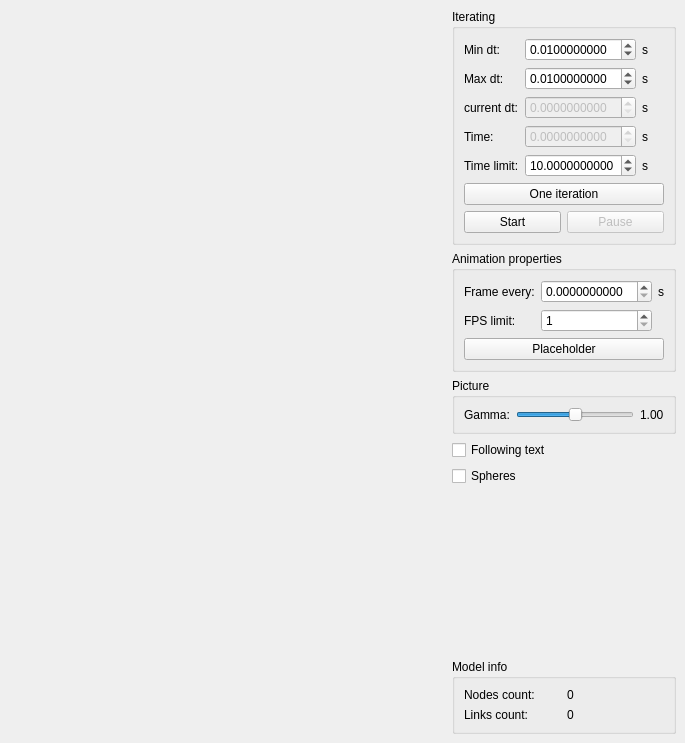
<?xml version="1.0" encoding="UTF-8"?>
<ui version="4.0">
 <class>RenderWindowUIMultipleInheritance</class>
 <widget class="QMainWindow" name="RenderWindowUIMultipleInheritance">
  <property name="geometry">
   <rect>
    <x>0</x>
    <y>0</y>
    <width>685</width>
    <height>743</height>
   </rect>
  </property>
  <property name="windowTitle">
   <string>RenderWindowUIMultipleInheritance</string>
  </property>
  <widget class="QWidget" name="centralwidget">
   <layout class="QHBoxLayout" name="horizontalLayout">
    <item>
     <widget class="QVTKOpenGLStereoWidget" name="qvtkWidget" native="true">
      <property name="sizePolicy">
       <sizepolicy hsizetype="MinimumExpanding" vsizetype="Preferred">
        <horstretch>0</horstretch>
        <verstretch>0</verstretch>
       </sizepolicy>
      </property>
      <property name="cursor">
       <cursorShape>CrossCursor</cursorShape>
      </property>
      <property name="autoFillBackground">
       <bool>false</bool>
      </property>
     </widget>
    </item>
    <item>
     <layout class="QVBoxLayout" name="verticalLayout_2">
      <item>
       <widget class="QGroupBox" name="groupBoxIterating">
        <property name="title">
         <string>Iterating</string>
        </property>
        <layout class="QVBoxLayout" name="verticalLayout_3">
         <item>
          <layout class="QGridLayout" name="gridLayout">
           <item row="0" column="0">
            <widget class="QLabel" name="label">
             <property name="text">
              <string>Min dt:</string>
             </property>
            </widget>
           </item>
           <item row="0" column="1">
            <widget class="QDoubleSpinBox" name="doubleSpinBoxMinDt">
             <property name="decimals">
              <number>10</number>
             </property>
             <property name="singleStep">
              <double>0.010000000000000</double>
             </property>
             <property name="value">
              <double>0.010000000000000</double>
             </property>
            </widget>
           </item>
           <item row="0" column="2">
            <widget class="QLabel" name="label_3">
             <property name="text">
              <string>s</string>
             </property>
            </widget>
           </item>
           <item row="3" column="0">
            <widget class="QLabel" name="label_2">
             <property name="text">
              <string>Time:</string>
             </property>
            </widget>
           </item>
           <item row="3" column="1">
            <widget class="QDoubleSpinBox" name="doubleSpinBoxTime">
             <property name="enabled">
              <bool>false</bool>
             </property>
             <property name="decimals">
              <number>10</number>
             </property>
            </widget>
           </item>
           <item row="3" column="2">
            <widget class="QLabel" name="label_4">
             <property name="text">
              <string>s</string>
             </property>
            </widget>
           </item>
           <item row="4" column="0">
            <widget class="QLabel" name="label_5">
             <property name="text">
              <string>Time limit:</string>
             </property>
            </widget>
           </item>
           <item row="4" column="1">
            <widget class="QDoubleSpinBox" name="doubleSpinBoxIterateTo">
             <property name="decimals">
              <number>10</number>
             </property>
             <property name="singleStep">
              <double>0.100000000000000</double>
             </property>
             <property name="value">
              <double>10.000000000000000</double>
             </property>
            </widget>
           </item>
           <item row="4" column="2">
            <widget class="QLabel" name="label_6">
             <property name="text">
              <string>s</string>
             </property>
            </widget>
           </item>
           <item row="1" column="0">
            <widget class="QLabel" name="label_13">
             <property name="text">
              <string>Max dt:</string>
             </property>
            </widget>
           </item>
           <item row="1" column="2">
            <widget class="QLabel" name="label_14">
             <property name="text">
              <string>s</string>
             </property>
            </widget>
           </item>
           <item row="1" column="1">
            <widget class="QDoubleSpinBox" name="doubleSpinBoxMaxDt">
             <property name="decimals">
              <number>10</number>
             </property>
             <property name="singleStep">
              <double>0.010000000000000</double>
             </property>
             <property name="value">
              <double>0.010000000000000</double>
             </property>
            </widget>
           </item>
           <item row="2" column="0">
            <widget class="QLabel" name="label_15">
             <property name="text">
              <string>current dt:</string>
             </property>
            </widget>
           </item>
           <item row="2" column="1">
            <widget class="QDoubleSpinBox" name="doubleSpinBoxCurrentDt">
             <property name="enabled">
              <bool>false</bool>
             </property>
             <property name="decimals">
              <number>10</number>
             </property>
            </widget>
           </item>
           <item row="2" column="2">
            <widget class="QLabel" name="label_16">
             <property name="text">
              <string>s</string>
             </property>
            </widget>
           </item>
          </layout>
         </item>
         <item>
          <widget class="QPushButton" name="pushButtonOneIteration">
           <property name="text">
            <string>One iteration</string>
           </property>
          </widget>
         </item>
         <item>
          <layout class="QHBoxLayout" name="horizontalLayout_3">
           <item>
            <widget class="QPushButton" name="pushButtonStartAnimation">
             <property name="text">
              <string>Start</string>
             </property>
            </widget>
           </item>
           <item>
            <widget class="QPushButton" name="pushButtonPauseAnimation">
             <property name="enabled">
              <bool>false</bool>
             </property>
             <property name="text">
              <string>Pause</string>
             </property>
            </widget>
           </item>
          </layout>
         </item>
        </layout>
       </widget>
      </item>
      <item>
       <widget class="QGroupBox" name="groupBox_2">
        <property name="title">
         <string>Animation properties</string>
        </property>
        <layout class="QVBoxLayout" name="verticalLayout_4">
         <item>
          <layout class="QGridLayout" name="gridLayout_2">
           <item row="0" column="0">
            <widget class="QLabel" name="label_7">
             <property name="text">
              <string>Frame every:</string>
             </property>
            </widget>
           </item>
           <item row="0" column="1">
            <widget class="QDoubleSpinBox" name="doubleSpinBoxRedrawPeriod">
             <property name="decimals">
              <number>10</number>
             </property>
             <property name="singleStep">
              <double>0.010000000000000</double>
             </property>
            </widget>
           </item>
           <item row="0" column="2">
            <widget class="QLabel" name="label_8">
             <property name="text">
              <string>s</string>
             </property>
            </widget>
           </item>
           <item row="1" column="0">
            <widget class="QLabel" name="label_9">
             <property name="text">
              <string>FPS limit:</string>
             </property>
            </widget>
           </item>
           <item row="1" column="1">
            <widget class="QSpinBox" name="spinBoxFPS">
             <property name="minimum">
              <number>1</number>
             </property>
             <property name="maximum">
              <number>60</number>
             </property>
            </widget>
           </item>
          </layout>
         </item>
         <item>
          <widget class="QPushButton" name="pushButton_3">
           <property name="text">
            <string>Placeholder</string>
           </property>
          </widget>
         </item>
        </layout>
       </widget>
      </item>
      <item>
       <widget class="QGroupBox" name="groupBox_3">
        <property name="title">
         <string>Picture</string>
        </property>
        <layout class="QGridLayout" name="gridLayout_4">
         <item row="0" column="1">
          <widget class="QSlider" name="horizontalSlider">
           <property name="sizePolicy">
            <sizepolicy hsizetype="Minimum" vsizetype="Fixed">
             <horstretch>0</horstretch>
             <verstretch>0</verstretch>
            </sizepolicy>
           </property>
           <property name="minimum">
            <number>0</number>
           </property>
           <property name="maximum">
            <number>100</number>
           </property>
           <property name="sliderPosition">
            <number>50</number>
           </property>
           <property name="orientation">
            <enum>Qt::Horizontal</enum>
           </property>
           <property name="tickPosition">
            <enum>QSlider::NoTicks</enum>
           </property>
          </widget>
         </item>
         <item row="0" column="0">
          <widget class="QLabel" name="label_12">
           <property name="sizePolicy">
            <sizepolicy hsizetype="Maximum" vsizetype="Preferred">
             <horstretch>0</horstretch>
             <verstretch>0</verstretch>
            </sizepolicy>
           </property>
           <property name="text">
            <string>Gamma:</string>
           </property>
          </widget>
         </item>
         <item row="0" column="2">
          <widget class="QLabel" name="labelGamma">
           <property name="sizePolicy">
            <sizepolicy hsizetype="Maximum" vsizetype="Preferred">
             <horstretch>0</horstretch>
             <verstretch>0</verstretch>
            </sizepolicy>
           </property>
           <property name="text">
            <string>1.00</string>
           </property>
          </widget>
         </item>
        </layout>
       </widget>
      </item>
      <item>
       <widget class="QCheckBox" name="checkBoxFollowers">
        <property name="text">
         <string>Following text</string>
        </property>
       </widget>
      </item>
      <item>
       <widget class="QCheckBox" name="checkBoxSpheres">
        <property name="text">
         <string>Spheres</string>
        </property>
       </widget>
      </item>
      <item>
       <spacer name="verticalSpacer">
        <property name="orientation">
         <enum>Qt::Vertical</enum>
        </property>
        <property name="sizeHint" stdset="0">
         <size>
          <width>20</width>
          <height>40</height>
         </size>
        </property>
       </spacer>
      </item>
      <item>
       <widget class="QGroupBox" name="groupBox">
        <property name="title">
         <string>Model info</string>
        </property>
        <layout class="QGridLayout" name="gridLayout_3">
         <item row="0" column="1">
          <widget class="QLabel" name="labelNodesCount">
           <property name="text">
            <string>0</string>
           </property>
          </widget>
         </item>
         <item row="1" column="0">
          <widget class="QLabel" name="label_11">
           <property name="text">
            <string>Links count:</string>
           </property>
          </widget>
         </item>
         <item row="1" column="1">
          <widget class="QLabel" name="labelLinksCount">
           <property name="text">
            <string>0</string>
           </property>
          </widget>
         </item>
         <item row="0" column="0">
          <widget class="QLabel" name="label_10">
           <property name="text">
            <string>Nodes count:</string>
           </property>
          </widget>
         </item>
        </layout>
       </widget>
      </item>
     </layout>
    </item>
   </layout>
  </widget>
  <action name="actionOpenFile">
   <property name="enabled">
    <bool>true</bool>
   </property>
   <property name="text">
    <string>Open File...</string>
   </property>
  </action>
  <action name="actionExit">
   <property name="text">
    <string>Exit</string>
   </property>
  </action>
  <action name="actionPrint">
   <property name="text">
    <string>Print</string>
   </property>
  </action>
  <action name="actionHelp">
   <property name="text">
    <string>Help</string>
   </property>
  </action>
  <action name="actionSave">
   <property name="text">
    <string>Save</string>
   </property>
  </action>
 </widget>
 <customwidgets>
  <customwidget>
   <class>QVTKOpenGLStereoWidget</class>
   <extends>QWidget</extends>
   <header>QVTKOpenGLStereoWidget.h</header>
  </customwidget>
 </customwidgets>
 <resources/>
 <connections/>
</ui>
